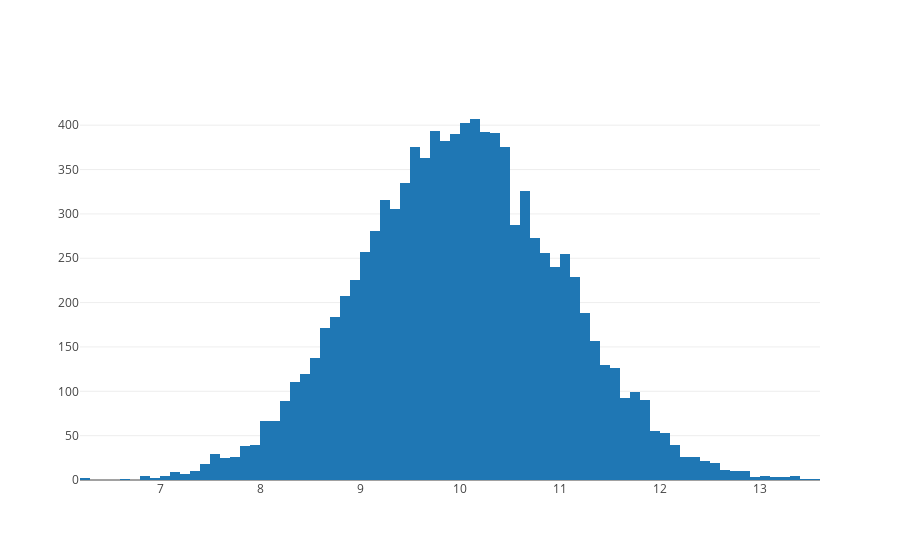

Here is the notebook cell this chart was saved with:
### Code cell
var normalList = Array(10000).fill(0).map(v => normal(10,1))

Plotly([
    {
        x : normalList,
        type : "histogram"
    }
])

### Figure 1 — Plotly figure (JSON) as saved in the notebook; plotly's stock layout.template omitted (floating-point values rounded to 4 significant figures; data arrays with more than 128 entries replaced by an {"elided": "..."} marker saying what was removed)
{"data": [{"autobinx": true, "type": "histogram", "uid": "01c162", "x": {"elided": "10000 float values"}, "xbins": {"end": 13.6, "size": 0.1, "start": 6.2}}], "layout": {}}
